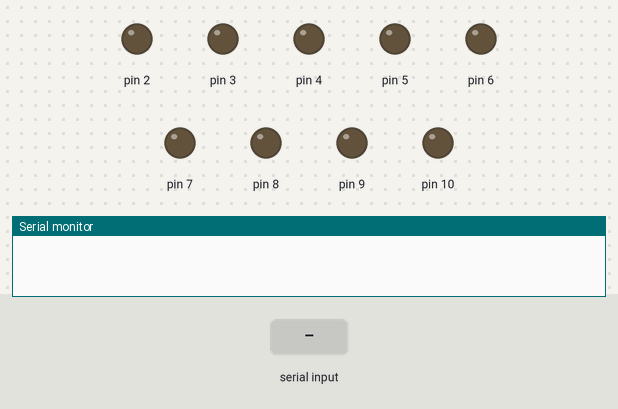
A sketch run on a simulated Arduino Uno, built with avr-gcc and run on an emulated ATmega328P. On the bench: output pins drawn as LEDs (lit = HIGH), the last lines printed to the serial monitor. The test bench sets the inputs (shaded band).

Above: at 1.2 s.
1.3 s: "1\n" received over Serial
At 2.2 s:
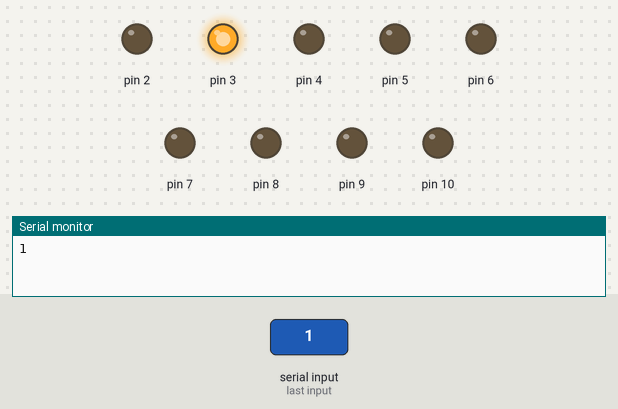
2.8 s: "0\n" received over Serial
At 3.4 s:
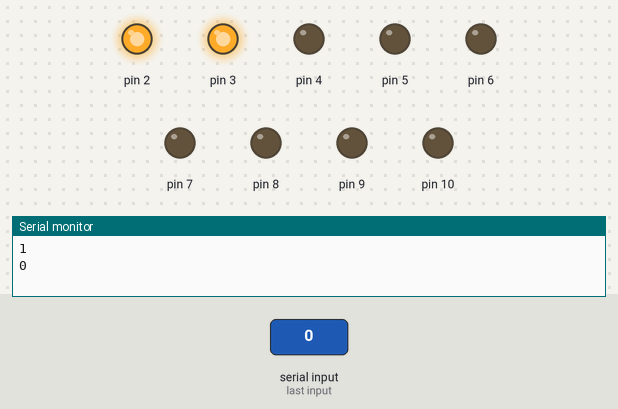
4.3 s: "2\n" received over Serial
At 5.7 s:
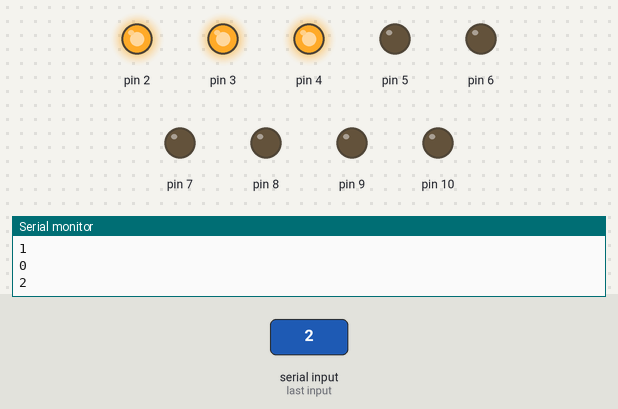
Timing chart, 0 to 7.3 s (numbered marks = the images above; inputs shaded):
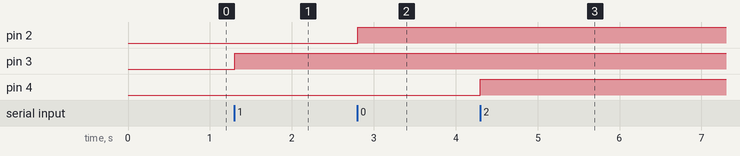

The sketch:

arduino_output_test.ino
```cpp
/*
 *  This file is used for testing and debugging the script on the PC, where I don't have
 *  GPIO pins. For this reason, this file isn't really well documentated nor is written
 *  in an acceptable programming style.
 */

String inputString = "";         // a String to hold incoming data
bool stringComplete = false;  // whether the string is complete

void setup() {
  // initialize serial:
  Serial.begin(9600);
  // reserve 200 bytes for the inputString:
  inputString.reserve(200);

  for(int i = 2; i<=10; i++){
    analogWrite(i,255);
    digitalWrite(i,LOW);
  }
}

void loop() {
  // print the string when a newline arrives:
  if (stringComplete) {
    if (inputString != "") {
      int pin = int(inputString[0]);
      int state = int(inputString[1]);
      pin -= 46;
      state -= 48;
      digitalWrite(pin, state);
      delay(10);
      /*
      Serial.print(pin);
      Serial.print(":");
      Serial.println(state);
      */
      Serial.print(inputString);
      inputString = "";
      stringComplete = false;
    }
  }
}

/*
  SerialEvent occurs whenever a new data comes in the hardware serial RX. This
  routine is run between each time loop() runs, so using delay inside loop can
  delay response. Multiple bytes of data may be available.
*/
void serialEvent() {
  while (Serial.available()) {
    // get the new byte:
    char inChar = (char)Serial.read();
    // add it to the inputString:
    inputString += inChar;
    // if the incoming character is a newline, set a flag so the main loop can
    // do something about it:
    if (inChar == '\n') {
      stringComplete = true;
    }
  }
}
```

Measured:
- after the input at 1.3 s, pin 3: LOW → HIGH at once
- after the input at 2.8 s, pin 2: LOW → HIGH at once
- after the input at 4.3 s, pin 4: LOW → HIGH at once
